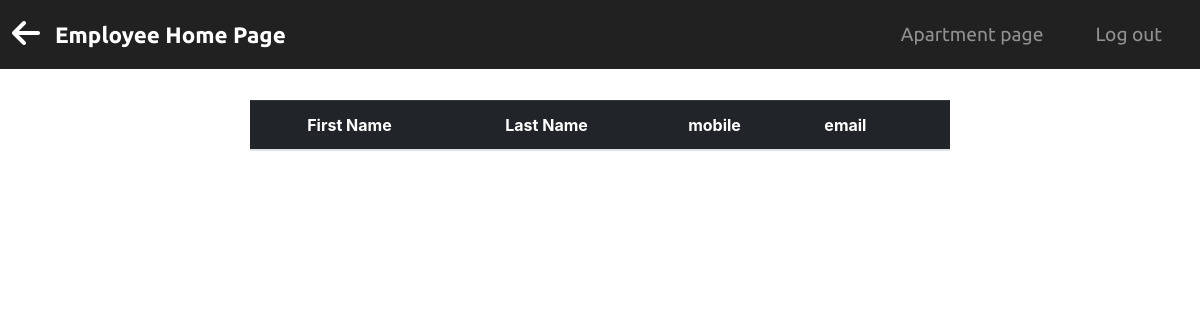
/rem_list/3, run on an earlier commit of the app's database.
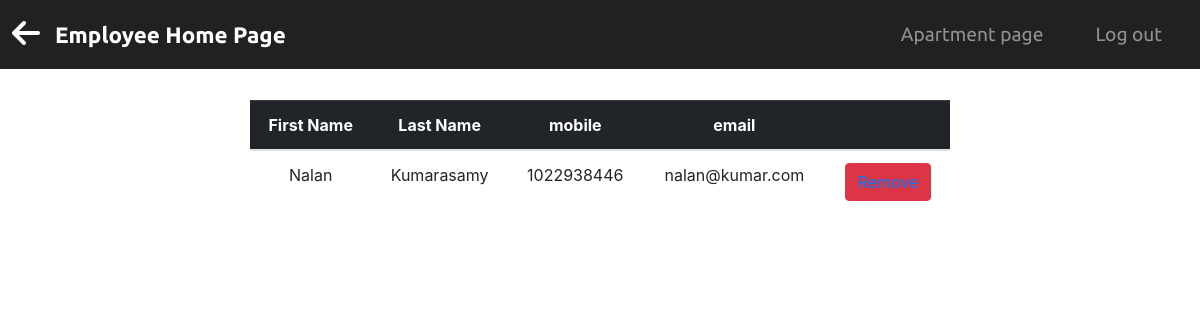
And on a later commit of the database.
### rems/models.py (models this page shows, shortened)
class Employee(db.Model):
    __tablename__ = 'employee'
    id = db.Column(db.Integer, primary_key=True)
    fname = db.Column(db.String(25), index=True, unique=False)
    lname = db.Column(db.String(25), index=True, unique=False)
    mobile = db.Column(db.String(10), index=True, unique=True)
    emer_num = db.Column(db.String(10), index=False, unique=False)
    dob = db.Column(db.DateTime, nullable=False)
    email = db.Column(db.String(120), index=True, unique=True)
    gender = db.Column(db.String(10), index=True, unique=False)
    service_id = db.Column(db.Integer, db.ForeignKey('service.id'))
    user = db.relationship("User", uselist=False, backref="employee")
    receiver = db.relationship("Transaction", uselist=False, backref="employee")

### rems/routes.py (the view)
@app.route('/rem_list/<int:id>')
def emp_list(id):
    headings = ("First Name", "Last Name", "mobile", "email", " ")
    emps = Employee.query.filter_by(service_id=id).all()
    return render_template('removal_list.html', headings=headings, data=emps)

### rems/templates/removal_list.html (shortened to what this page needs)
<!DOCTYPE html>
<html lang="en">
<head>
    <link href="//maxcdn.bootstrapcdn.com/bootstrap/4.1.1/css/bootstrap.min.css" rel="stylesheet" id="bootstrap-css">
    <link rel="stylesheet" type="text/css" href="{{ url_for('static', filename= 'css/list.css') }}">
</head>
<body>
<section id="title">
    <div class="container-fluid">
        <nav class="navbar navbar-expand-lg navbar-dark fixed-top">
            <a href="{{ url_for('rem_employee') }}"><i class="fas fa-arrow-left fa-2x"></i></a>
            <a class="navbar-brand " href="{{ url_for('home2') }}">Employee Home Page</a>
            <div class="collapse navbar-collapse" id="navbarSupportedContent">
                <ul class="navbar-nav ml-auto">
                    <li class="nav-item">
                        <a class="nav-link" href="{{ url_for('index') }}">Apartment page</a>
                    </li>
                    <li class="nav-item">
                        <a class="nav-link" href="{{ url_for('logout') }}">Log out</a>
                    </li>
                </ul>
            </div>
        </nav>
    </div>
</section>
<section class="white-section">
    <table class="table table-hover">
        <thead class="table-dark">
        <tr>
            {% for header in headings %}
                <th>{{ header }}</th>
            {% endfor %}
        </tr>
        </thead>
        {% for emp in data %}
            <tr>
                <td> {{ emp.fname }}</td>
                <td> {{ emp.lname }} </td>
                <td> {{ emp.mobile }} </td>
                <td> {{ emp.email }} </td>
                <td>
                    <button type="button" class="btn btn-danger "><a
                            href="{{ url_for('delete_emp',id=emp.id) }}">Remove</a></button>
                </td>
            </tr>
        {% endfor %}
    </table>
</section>
</body>
</html>

### rems/static/css/list.css (style rules this page uses)
.white-section { padding-top: 100px; width: 700px; text-align: center; margin: auto; }
#title { text-align: center; }
.fas { color: #fff; padding-right: 15px; }
.navbar { padding: 1%; background-color:#212121; }
.navbar-brand { font-family: "Ubuntu"; font-size: 1.4rem; font-weight: bold; }
.nav-item { padding: 0 18px; font-family: "Ubuntu"; }
.nav-link { font-size: 1.2rem; font-family: "Ubuntu"; }

What changed in the data, as far as the page shows it:
added Employee: fname "Nalan", lname "Kumarasamy", mobile "1022938446", email "nalan@kumar.com"
